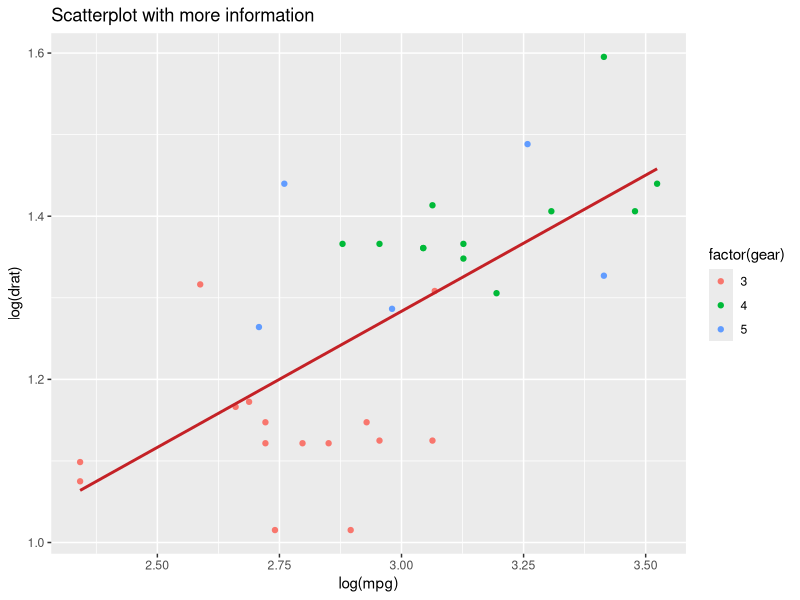

Source code (R):
library(ggplot2)  
# Giving a name to the chart file.  
png(file = "scatterplot4.png")    
new_graph<-ggplot(mtcars, aes(x = log(mpg), y = log(drat))) +geom_point(aes(color = factor(gear))) +  
  stat_smooth(method = "lm",col = "#C42126",se = FALSE,size = 1)   
new_graph+  
  labs(  
    title = "Scatterplot with more information"  
  )  
# Saving the file.  
dev.off()  